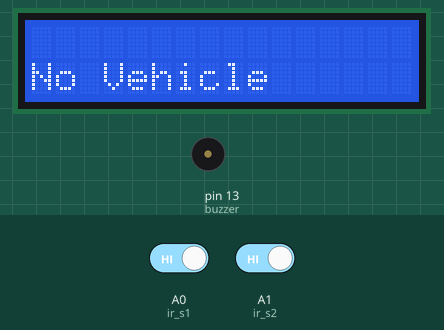
This sketch was run on a simulated Arduino Uno, built with avr-gcc and run on an emulated ATmega328P. Parts: 16×2 character LCD, buzzer (waves = sounding). The test bench sets the inputs (shaded band); at power-on: A0 (ir_s1) HIGH, A1 (ir_s2) HIGH.

Above: at 3.2 s.
3.3 s: A0 (ir_s1) driven LOW
At 3.6 s:
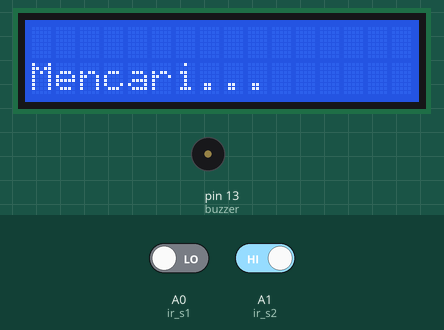
4.8 s: A1 (ir_s2) driven LOW
At 7.1 s:
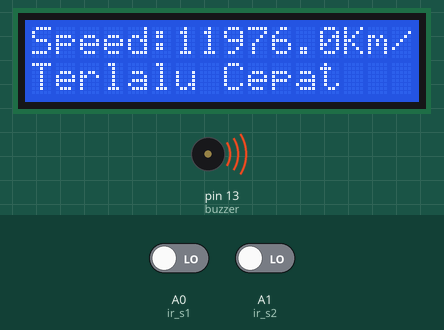
At 13.3 s:
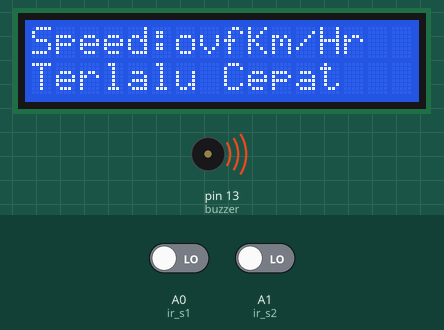
Timing chart, 0 to 41.3 s (numbered marks = the images above; inputs shaded):
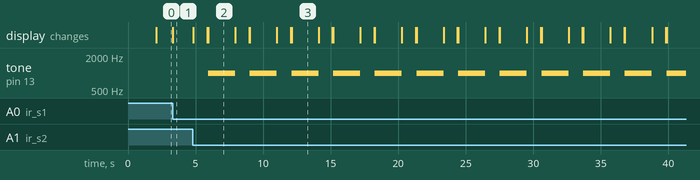

Measured:
- after the input at 3.3 s, the display: changes at once (image 1)
- after the input at 4.8 s, tone on pin 13 (buzzer): alternates 1000 Hz for 2.0 s and silent for 1.1 s, starting after 1.1 s; the display: first changes at once (image 2 shows a later state)
- what the display in image 2 shows lasts 2.0 s, from 5.9 s to 7.9 s

The sketch:

PST6.ino
```cpp
#include <LiquidCrystal_I2C.h>
LiquidCrystal_I2C lcd(0x27, 16, 2);
int timer1;
int timer2;
int shutter = 2;
float Time;
int flag1 = 0;
int flag2 = 0;
float distance = 5.0;
float speed;
int ir_s1 = A0;
int ir_s2 = A1;
const int buzzer = 13;

void setup(){
  pinMode(ir_s1, INPUT);
  pinMode(ir_s2, INPUT);
  pinMode(buzzer, OUTPUT);

  lcd.begin();
  lcd.clear();
  lcd.setCursor(0,0);
  lcd.print("Sistem Pengukur");
  lcd.setCursor(0,1);
  lcd.print("Kecepatan");
  delay(2000);
  lcd.clear();
}

void loop() {
if(digitalRead (ir_s1) == LOW && flag1==0){
  timer1 = millis();
  flag1=1;
  }

if(digitalRead (ir_s2) == LOW && flag2==0){
  timer2 = millis();
  flag2=1;
  }

if (flag1==1 && flag2==1){
     if(timer1 > timer2){
      Time = timer1 - timer2;}
else if(timer2 > timer1){
  Time = timer2 - timer1;
  }
 Time=Time/1000;//convert millisecond to second
 speed=(distance/Time);//v=d/t
 speed=speed*3600;//multiply by seconds per hr
 speed=speed/1000;//division by meters per Km
}

if(speed==0){
lcd.setCursor(0, 1);
if(flag1==0 && flag2==0){lcd.print("No Vehicle");}
                    else{lcd.print("Mencari...    ");}
}
else{
    lcd.clear();
    lcd.setCursor(0, 0);
    lcd.print("Speed:");
    lcd.print(speed,1);
    lcd.print("Km/Hr  ");
    lcd.setCursor(0, 1);
  if(speed > 50){
    digitalWrite(shutter, HIGH);
    delay(50);
    digitalWrite(shutter, LOW);
    lcd.print("Terlalu Cepat");
    tone(buzzer, 1000); // Send 1KHz sound signal...
    delay(2000);        // ...for 1 sec
    noTone(buzzer);     // Stop sound...
    lcd.clear();
    }
  else{
    lcd.print("Kecepatan Aman");
            }
    delay(1000);
    speed = 0;
    flag1 = 0;
    flag2 = 0;
 }
}
```
